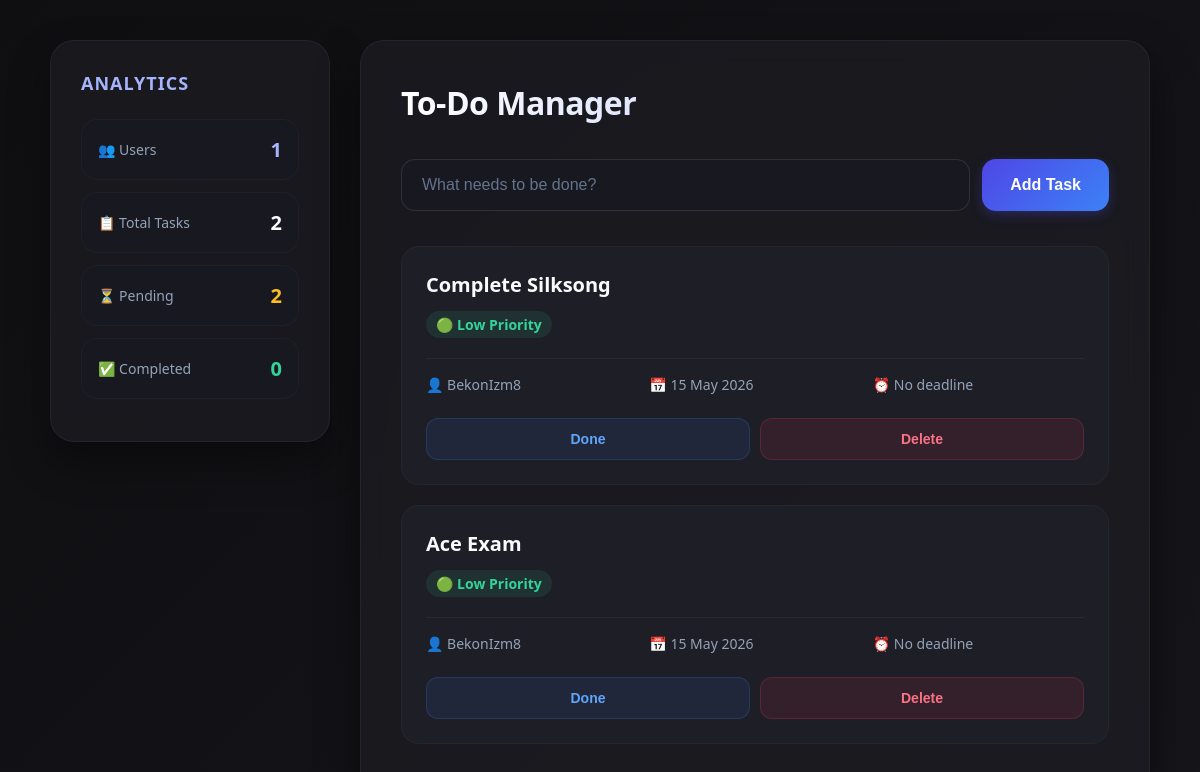
The page / on the database its author committed.
### tasks/models.py (models this page shows, shortened)
class Task(models.Model):
    user_id = models.CharField(max_length=100)
    user_name = models.CharField(max_length=100, default="Unknown")
    title = models.CharField(max_length=255)
    completed = models.BooleanField(default=False)
    created_at = models.DateTimeField(auto_now_add=True)
    priority = models.CharField(max_length=50, default="None")
    deadline = models.DateTimeField(null=True, blank=True)

### tasks/views.py (the view, shortened to what this page needs)
def index(request):
    tasks = Task.objects.all().order_by("-created_at")
    total_users = Task.objects.values("user_id").distinct().count()
    total_tasks = Task.objects.count()
    pending_tasks = Task.objects.filter(completed=False).count()
    completed_tasks = Task.objects.filter(completed=True).count()
    return render(
        request,
        "index.html",
        {
            "tasks": tasks,
            "total_users": total_users,
            "total_tasks": total_tasks,
            "pending_tasks": pending_tasks,
            "completed_tasks": completed_tasks,
        }
    )

### templates/index.html (shortened to what this page needs)
<!DOCTYPE html>
<html lang="en">
<head>
</head>
<body>
    <div class="dashboard-grid">
        <aside class="sidebar">
            <h2>Analytics</h2>
            <div class="stat-card">
                <span class="stat-label">👥 Users</span>
                <span class="stat-value value-users">{{ total_users|default:"0" }}</span>
            </div>
            <div class="stat-card">
                <span class="stat-label">📋 Total Tasks</span>
                <span class="stat-value value-total">{{ total_tasks|default:"0" }}</span>
            </div>
            <div class="stat-card">
                <span class="stat-label">⏳ Pending</span>
                <span class="stat-value value-pending">{{ pending_tasks|default:"0" }}</span>
            </div>
            <div class="stat-card">
                <span class="stat-label">✅ Completed</span>
                <span class="stat-value value-completed">{{ completed_tasks|default:"0" }}</span>
            </div>
        </aside>
        <main class="main-content">
            <h1>To-Do Manager</h1>
            <form method="POST" class="task-form">
                <input
                    type="text"
                    name="title"
                    placeholder="What needs to be done?"
                    required
                >
                <button type="submit">
                    Add Task
                </button>
            </form>
            {% for task in tasks %}
                <div class="task-card">
                    <div class="task-top">
                        {% if task.completed %}
                            <div class="task-title completed">
                                {{ task.title }}
                            </div>
                        {% else %}
                            <div class="task-title">
                                {{ task.title }}
                            </div>
                        {% endif %}
                    </div>
                    <div class="priority">
                        {% if task.priority == "High" %}
                            <span class="high">🔴 High Priority</span>
                        {% elif task.priority == "Medium" %}
                            <span class="medium">🟡 Medium Priority</span>
                        {% else %}
                            <span class="low">🟢 Low Priority</span>
                        {% endif %}
                    </div>
                    <div class="task-info">
                        <div class="info-item">
                            👤 {{ task.user_name }}
                        </div>
                        <div class="info-item">
                            📅 {{ task.created_at|date:"d M Y" }}
                        </div>
                        <div class="info-item">
                            ⏰ {% if task.deadline %}{{ task.deadline }}{% else %}No deadline{% endif %}
                        </div>
                    </div>
                    <div class="buttons">
                        <a href="{% url 'complete_task' task.id %}">
                            <button class="btn done-btn">Done</button>
                        </a>
                        <a href="{% url 'delete_task' task.id %}">
                            <button class="btn delete-btn">Delete</button>
                        </a>
                    </div>
                </div>
            {% empty %}
                <div class="empty">
                    ✨ All caught up! No tasks yet.
                </div>
            {% endfor %}
        </main>
    </div>
</body>
</html>

### templates/index.html (style rules this page uses)
* { margin: 0; padding: 0; box-sizing: border-box; }
body { font-family: system-ui, -apple-system, BlinkMacSystemFont, 'Segoe UI', Roboto, Inter, sans-serif; background: linear-gradient(135deg, #0f0f12 0%, #16161a 100%); min-height: 100vh; padding: 40px 20px; color: #e2e8f0; display: flex; justify-content: center; align-items: flex-start; }
.dashboard-grid { display: grid; grid-template-columns: 280px 1fr; gap: 30px; width: 100%; max-width: 1100px; margin: auto; }
.sidebar { background: rgba(30, 30, 38, 0.6); backdrop-filter: blur(12px); -webkit-backdrop-filter: blur(12px); padding: 30px; border-radius: 24px; border: 1px solid rgba(255, 255, 255, 0.05); box-shadow: 0 20px 40px rgba(0, 0, 0, 0.4); height: fit-content; position: sticky; top: 40px; }
.sidebar h2 { font-size: 18px; font-weight: 700; margin-bottom: 24px; color: #a5b4fc; text-transform: uppercase; letter-spacing: 1px; }
.stat-card { background: #181820; border: 1px solid rgba(255, 255, 255, 0.03); padding: 16px; border-radius: 16px; margin-bottom: 12px; display: flex; justify-content: space-between; align-items: center; transition: border-color 0.3s; }
.stat-label { font-size: 14px; color: #94a3b8; display: flex; align-items: center; gap: 8px; }
.stat-value { font-size: 20px; font-weight: 700; color: #ffffff; }
.value-users { color: #a5b4fc; }
.value-total { color: #f8fafc; }
.value-pending { color: #fbbf24; }
.value-completed { color: #34d399; }
.main-content { background: rgba(30, 30, 38, 0.6); backdrop-filter: blur(12px); -webkit-backdrop-filter: blur(12px); padding: 40px; border-radius: 24px; border: 1px solid rgba(255, 255, 255, 0.05); box-shadow: 0 20px 40px rgba(0, 0, 0, 0.5); }
h1 { margin-bottom: 35px; font-size: 32px; font-weight: 800; letter-spacing: -0.5px; background: linear-gradient(90deg, #fff, #a5b4fc); -webkit-background-clip: text; -webkit-text-fill-color: transparent; }
.task-form { display: flex; gap: 12px; margin-bottom: 35px; }
.task-form input { flex: 1; padding: 16px 20px; background: #181820; border: 1px solid rgba(255, 255, 255, 0.1); border-radius: 14px; font-size: 16px; color: white; transition: all 0.3s ease; }
.task-form input::placeholder { color: #64748b; }
.task-form button { padding: 16px 28px; border: none; background: linear-gradient(135deg, #4f46e5 0%, #3b82f6 100%); color: white; border-radius: 14px; cursor: pointer; font-size: 16px; font-weight: 600; transition: all 0.2s ease; box-shadow: 0 4px 12px rgba(79, 70, 229, 0.3); }
.task-card { background: #1e1e26; border: 1px solid rgba(255, 255, 255, 0.03); padding: 24px; margin-bottom: 20px; border-radius: 18px; transition: transform 0.2s ease, box-shadow 0.2s ease; }
.task-top { display: flex; justify-content: space-between; align-items: center; }
.task-title { font-size: 20px; font-weight: 600; color: #f8fafc; line-height: 1.4; }
.priority { margin-top: 12px; font-size: 14px; font-weight: 600; display: inline-flex; align-items: center; }
.low { color: #34d399; background: rgba(52, 211, 153, 0.1); padding: 4px 10px; border-radius: 20px; }
.task-info { margin-top: 20px; padding-top: 16px; border-top: 1px solid rgba(255, 255, 255, 0.05); color: #94a3b8; font-size: 14px; display: grid; grid-template-columns: repeat(auto-fit, minmax(150px, 1fr)); gap: 12px; }
.info-item { display: flex; align-items: center; gap: 6px; }
.buttons { margin-top: 24px; display: flex; gap: 10px; }
.buttons a { text-decoration: none; flex: 1; }
.btn { width: 100%; padding: 12px 16px; border: none; border-radius: 12px; cursor: pointer; color: white; font-size: 14px; font-weight: 600; transition: all 0.2s ease; display: inline-flex; justify-content: center; align-items: center; }
.done-btn { background: rgba(59, 130, 246, 0.1); color: #60a5fa; border: 1px solid rgba(59, 130, 246, 0.2); }
.delete-btn { background: rgba(244, 63, 94, 0.1); color: #fb7185; border: 1px solid rgba(244, 63, 94, 0.2); }

### rows shown on the page
Task: title "Complete Silksong", priority "🟢 Low Priority", user_name "BekonIzm8", created_at "15 May 2026", shows "No deadline"
Task: title "Ace Exam", priority "🟢 Low Priority", user_name "BekonIzm8", created_at "15 May 2026", shows "No deadline"

### other values the page prints
{{ total_users|default:"0" }} "1"
{{ total_tasks|default:"0" }} "2"
{{ pending_tasks|default:"0" }} "2"
{{ completed_tasks|default:"0" }} "0"
